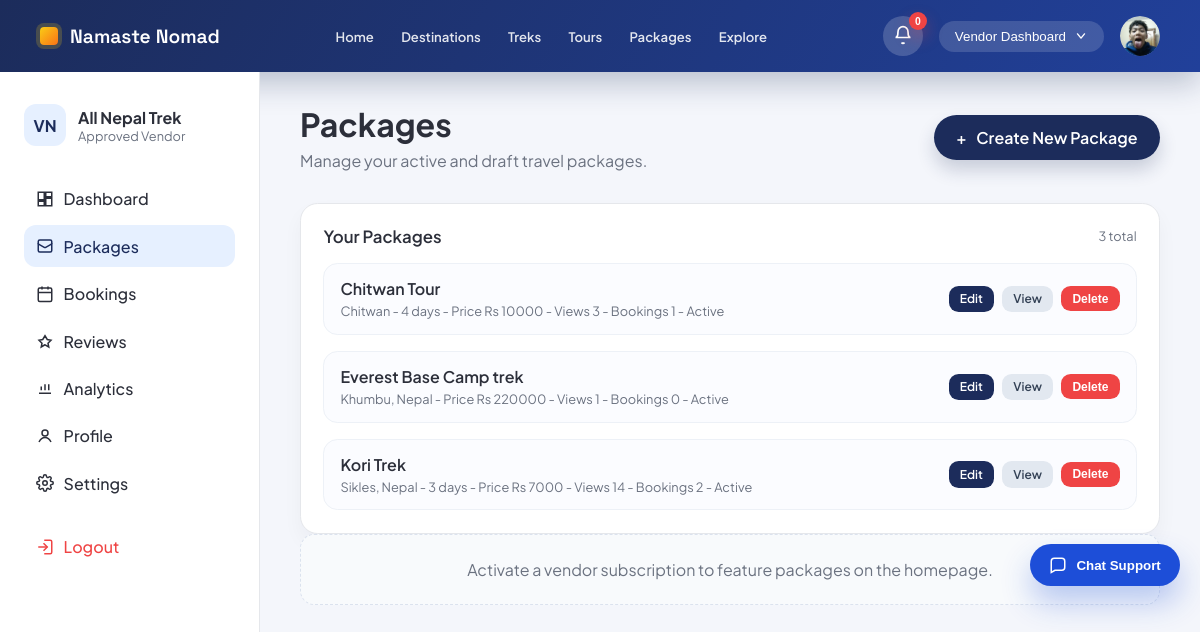
Before: /accounts/vendor/packages/ (signed in) with the older database file.
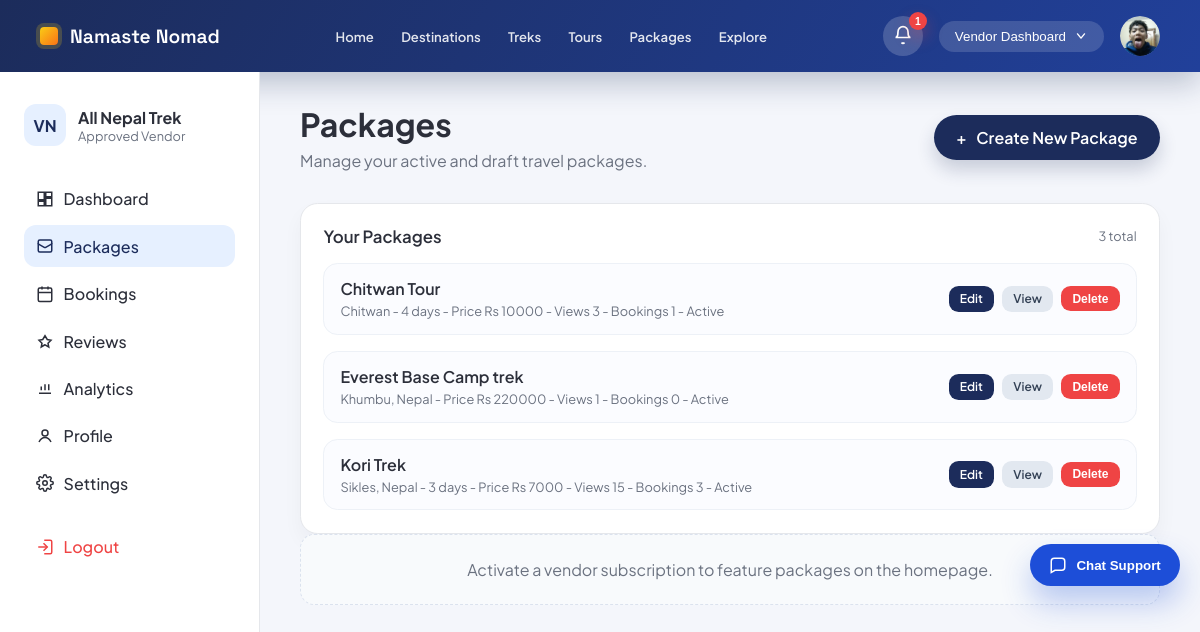
After: the same page with the newer database file.
### core/models.py (models this page shows, shortened)
class Package(models.Model):
    DIFFICULTY_CHOICES = (
        ('easy', 'Easy'),
        ('moderate', 'Moderate'),
        ('challenging', 'Challenging'),
        ('expedition', 'Expedition'),
    )
    CATEGORY_TREK = 'TREK'
    CATEGORY_TOUR = 'TOUR'
    CATEGORY_CHOICES = (
        (CATEGORY_TREK, 'Trek'),
        (CATEGORY_TOUR, 'Tour'),
    )
    vendor = models.ForeignKey(
        settings.AUTH_USER_MODEL,
        on_delete=models.CASCADE,
        related_name='vendor_packages',
    )
    title = models.CharField(max_length=200)
    category = models.CharField(max_length=10, choices=CATEGORY_CHOICES, default=CATEGORY_TREK)
    location = models.CharField(max_length=120, blank=True)
    location_name = models.CharField(max_length=255, blank=True)
    latitude = models.FloatField(blank=True, null=True)
    longitude = models.FloatField(blank=True, null=True)
    description = models.TextField(blank=True)
    itinerary = models.TextField(blank=True)
    inclusions = models.TextField(blank=True)
    exclusions = models.TextField(blank=True)
    duration_days = models.PositiveSmallIntegerField(blank=True, null=True)
    difficulty = models.CharField(max_length=20, choices=DIFFICULTY_CHOICES, blank=True)
    group_size = models.PositiveSmallIntegerField(blank=True, null=True)
    available_slots = models.PositiveIntegerField(default=10)
    available_from = models.DateField(blank=True, null=True)
    available_until = models.DateField(blank=True, null=True)
    best_season = models.CharField(max_length=100, blank=True)
    image_url = models.URLField(blank=True)
    has_guide = models.BooleanField(default=False)
    includes_meals = models.BooleanField(default=False)
    includes_accommodation = models.BooleanField(default=False)
    includes_transport = models.BooleanField(default=False)
    includes_permits = models.BooleanField(default=False)
    price = models.DecimalField(
        max_digits=10,
        decimal_places=2,
        validators=[MinValueValidator(0)],
    )
    is_active = models.BooleanField(default=True)
    is_featured = models.BooleanField(default=False)
    views_count = models.PositiveIntegerField(default=0)
    created_at = models.DateTimeField(auto_now_add=True)

### accounts/views.py (the view)
# urls.py: path('vendor/packages/', views.vendor_packages, name='vendor_packages'),
@never_cache
@login_required(login_url='vendor_login')
def vendor_packages(request):
    if not _ensure_vendor(request):
        return redirect('vendor_login')
    vendor_profile = _get_vendor_profile(request.user)
    packages = Package.objects.filter(vendor=request.user).annotate(
        booking_count=Count('bookings'),
    ).order_by('-created_at')
    active_subscription = _get_active_subscription(request.user)
    featured_count = packages.filter(is_featured=True).count()
    featured_limit = active_subscription.max_featured_packages if active_subscription else None
    return render(request, 'accounts/vendor_packages.html', {
        'vendor_profile': vendor_profile,
        'active_page': 'packages',
        'packages': packages,
        'active_subscription': active_subscription,
        'featured_count': featured_count,
        'featured_limit': featured_limit,
    })

### accounts/context_processors.py (called while the page is built)
def _safe_related(instance, relation_name):
    try:
        return getattr(instance, relation_name)
    except ObjectDoesNotExist:
        return None

def _display_name(user):
    full_name = user.get_full_name().strip()
    return full_name or user.username or user.email or 'Account'

def _avatar_url(user, user_type):
    if user_type == 'traveler':
        profile = _safe_related(user, 'traveler_profile')
        if profile and profile.avatar:
            return profile.avatar.url
    elif user_type == 'vendor':
        profile = _safe_related(user, 'vendor_profile')
        if profile and profile.logo:
            return profile.logo.url
    elif user_type == 'admin':
        profile = _safe_related(user, 'admin_profile')
        if profile and profile.avatar:
            return profile.avatar.url
    return ''

def _dashboard_url(user_type):
    if user_type == 'traveler':
        return reverse('traveler_home')
    if user_type == 'vendor':
        return reverse('vendor_dashboard')
    if user_type == 'admin':
        return reverse('admin_dashboard')
    return reverse('home')

### accounts/views.py (called while the page is built)
def _get_active_subscription(vendor):
    return VendorSubscription.active_for_vendor(vendor)

### accounts/templates/accounts/vendor_packages.html (shortened to what this page needs)
{% extends "accounts/vendor_base.html" %}
{% block content %}
<section class="page-header">
    <div>
        <h1>Packages</h1>
        <p>Manage your active and draft travel packages.</p>
    </div>
    <a class="primary-action" href="{% url 'vendor_package_create' %}">
        <span>+</span>
        Create New Package
    </a>
</section>
<section class="card list-card">
    <div class="card-header">
        <h3>Your Packages</h3>
        <span class="card-meta">{{ packages|length }} total</span>
    </div>
    <div class="package-list">
        {% if packages %}
            {% for package in packages %}
                <div class="package-item">
                    <div>
                        <div class="package-name">{{ package.title }}</div>
                        <div class="package-meta">
                            {{ package.location|default:"Nepal" }}
                            {% if package.duration_days %}- {{ package.duration_days }} days{% endif %}
                            - Price Rs {{ package.price|floatformat:0 }} - Views {{ package.views_count }} - Bookings {{ package.booking_count }} -
                            {% if package.is_active %}Active{% else %}Paused{% endif %}
                        </div>
                    </div>
                    <div class="package-actions">
                        <a class="btn small neutral" href="{% url 'vendor_package_edit' package.id %}">Edit</a>
                        <a class="btn small secondary" href="{% url 'package_detail' package.id %}">View</a>
                        <form method="POST" action="{% url 'vendor_package_delete' package.id %}" onsubmit="return confirm('Delete this package? This cannot be undone.');">
                            <button class="btn small danger" type="submit">Delete</button>
                        </form>
                    </div>
                </div>
            {% endfor %}
        {% else %}
            <div class="empty-state">No packages created yet.</div>
        {% endif %}
    </div>
</section>
{% if not active_subscription %}
    <div class="empty-state">Activate a vendor subscription to feature packages on the homepage.</div>
{% endif %}
{% endblock %}

Changed rows visible on the page:
changed Package "Kori Trek": views_count "14" → "15"; booking_count "2" → "3"
Other visible differences:
{{ notifications_unread_count|default:0 }}: "0" → "1"
